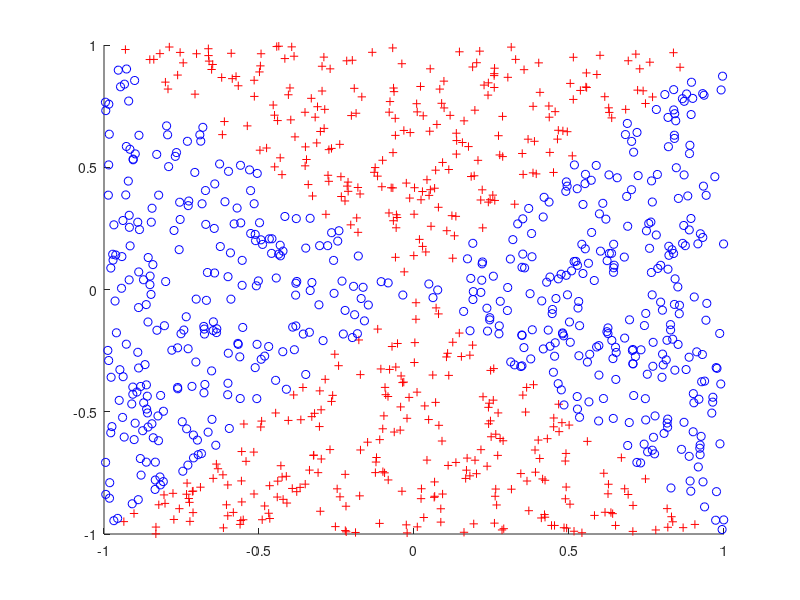

This figure's MATLAB source:
function q2
%	close all;
	figure;
	hold on;
	
	n = 1000;
	X = [(ones (n, 1)), (rand (n, 1) * 2 -1), (rand (n, 1) * 2 -1)];
	Z = X.^2;
	w = [0; -1.5; 1.5];
	y = sign (Z * w);
	
%	disp ([X, y]);
	
	pos = find (y > 0);
	neg = find (y < 0);
	
	plot (X(pos,2), X(pos, 3), 'r+');
	plot (X(neg,2), X(neg, 3), 'bo');
	
end;

% Q2 = d;